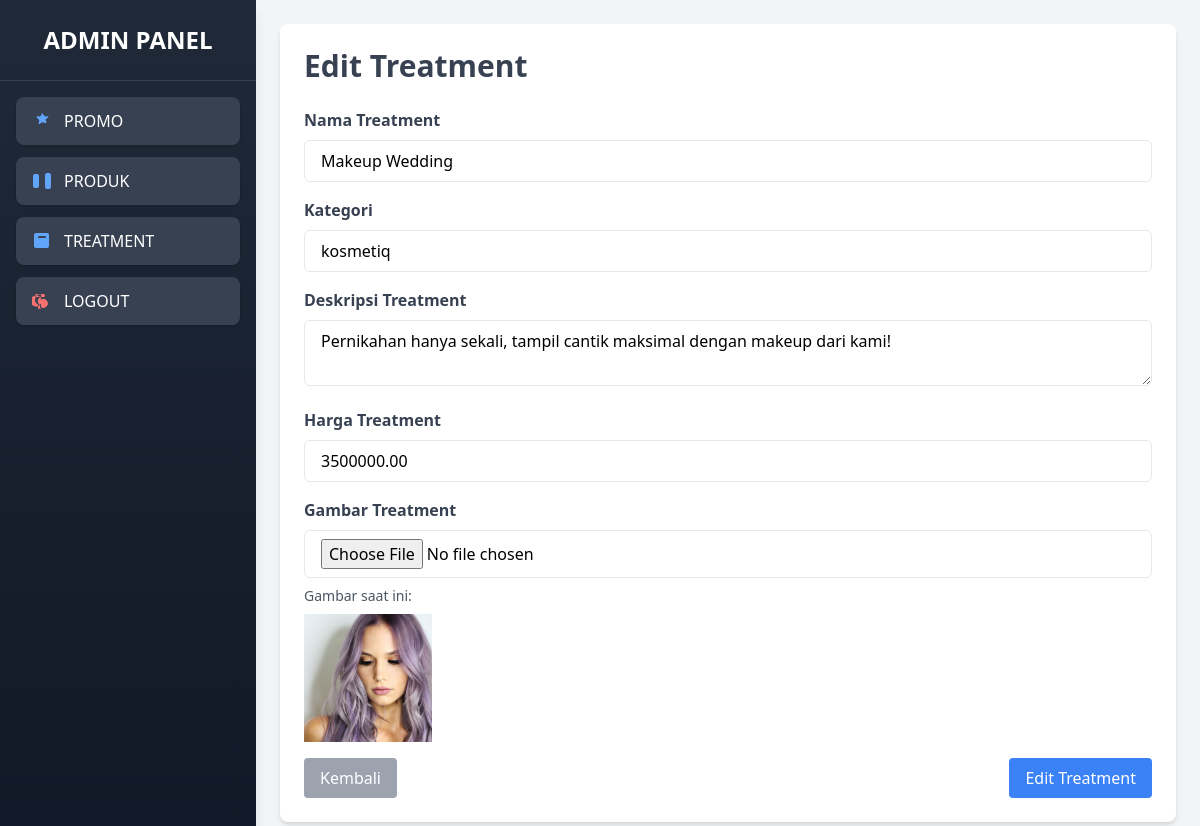
/admin/treatments/edit_treatment.php?id=5 (signed in), run on the app's committed database.
### tables this page shows
CREATE TABLE `treatments` (
  `id` int(11) NOT NULL,
  `name` varchar(255) NOT NULL,
  `description` text NOT NULL,
  `price` decimal(10,2) NOT NULL,
  `image` varchar(255) NOT NULL,
  `created_at` timestamp NOT NULL DEFAULT current_timestamp(),
  `updated_at` timestamp NOT NULL DEFAULT current_timestamp() ON UPDATE current_timestamp(),
  `category` varchar(50) DEFAULT NULL
);

### admin/treatments/edit_treatment.php (the view, shortened to what this page needs)
<?php
include '../../assets/db/database.php';
?>
<!DOCTYPE html>
<html lang="en">
<head>
    <script src="https://cdn.tailwindcss.com"></script>
</head>
<body class="bg-gray-100">
    <?php include "../sidebar.php"; ?>
    <div class="ml-64 p-6">
        <div class="bg-white shadow-md rounded-lg p-6">
            <h1 class="text-3xl font-bold text-gray-700 mb-6">Edit Treatment</h1>
            <?php
            $id = intval($_GET['id']);
            $result = $conn->query("SELECT * FROM treatments WHERE id = $id");
            $treatment = $result->fetch_assoc();
            ?>
            <form action="update_treatment.php" method="POST" enctype="multipart/form-data">
                <div class="mb-4">
                    <label class="block text-gray-700 font-semibold mb-2">Nama Treatment</label>
                    <input type="text" name="name" value="<?= htmlspecialchars($treatment['name']) ?>" class="w-full px-4 py-2 border rounded-md focus:outline-none focus:ring focus:ring-blue-300" required>
                </div>
                <div class="mb-4">
                    <label class="block text-gray-700 font-semibold mb-2">Kategori</label>
                    <input type="text" name="category" value="<?= htmlspecialchars($treatment['category']) ?>" class="w-full px-4 py-2 border rounded-md focus:outline-none focus:ring focus:ring-blue-300" required>
                </div>
                <div class="mb-4">
                    <label class="block text-gray-700 font-semibold mb-2">Deskripsi Treatment</label>
                    <textarea name="description" class="w-full px-4 py-2 border rounded-md focus:outline-none focus:ring focus:ring-blue-300" required><?= htmlspecialchars($treatment['description']) ?></textarea>
                </div>
                <div class="mb-4">
                    <label class="block text-gray-700 font-semibold mb-2">Harga Treatment</label>
                    <input type="number" name="price" value="<?= $treatment['price'] ?>" class="w-full px-4 py-2 border rounded-md focus:outline-none focus:ring focus:ring-blue-300" required>
                </div>
                <div class="mb-4">
                    <label class="block text-gray-700 font-semibold mb-2">Gambar Treatment</label>
                    <input type="file" name="image" class="w-full px-4 py-2 border rounded-md focus:outline-none focus:ring focus:ring-blue-300">
                    <p class="text-sm text-gray-600 mt-2">Gambar saat ini:</p>
                    <img src="../../uploads/<?= htmlspecialchars($treatment['image']) ?>" alt="Gambar Treatment" class="w-32 h-32 object-cover mt-2">
                </div>
                <div class="flex justify-between">
                    <a href="../dashboard.php" class="bg-gray-400 text-white py-2 px-4 rounded hover:bg-gray-500 transition">
                        Kembali
                    </a>
                    <button type="submit" class="bg-blue-500 text-white py-2 px-4 rounded hover:bg-blue-600 transition">
                        Edit Treatment
                    </button>
                </div>
            </form>
        </div>
    </div>
</body>
</html>

### data on the page
treatments: name "Makeup Wedding", category "kosmetiq", description "Pernikahan hanya sekali, tampil cantik maksimal dengan makeup dari kami!", price "3500000.00", image (picture)
